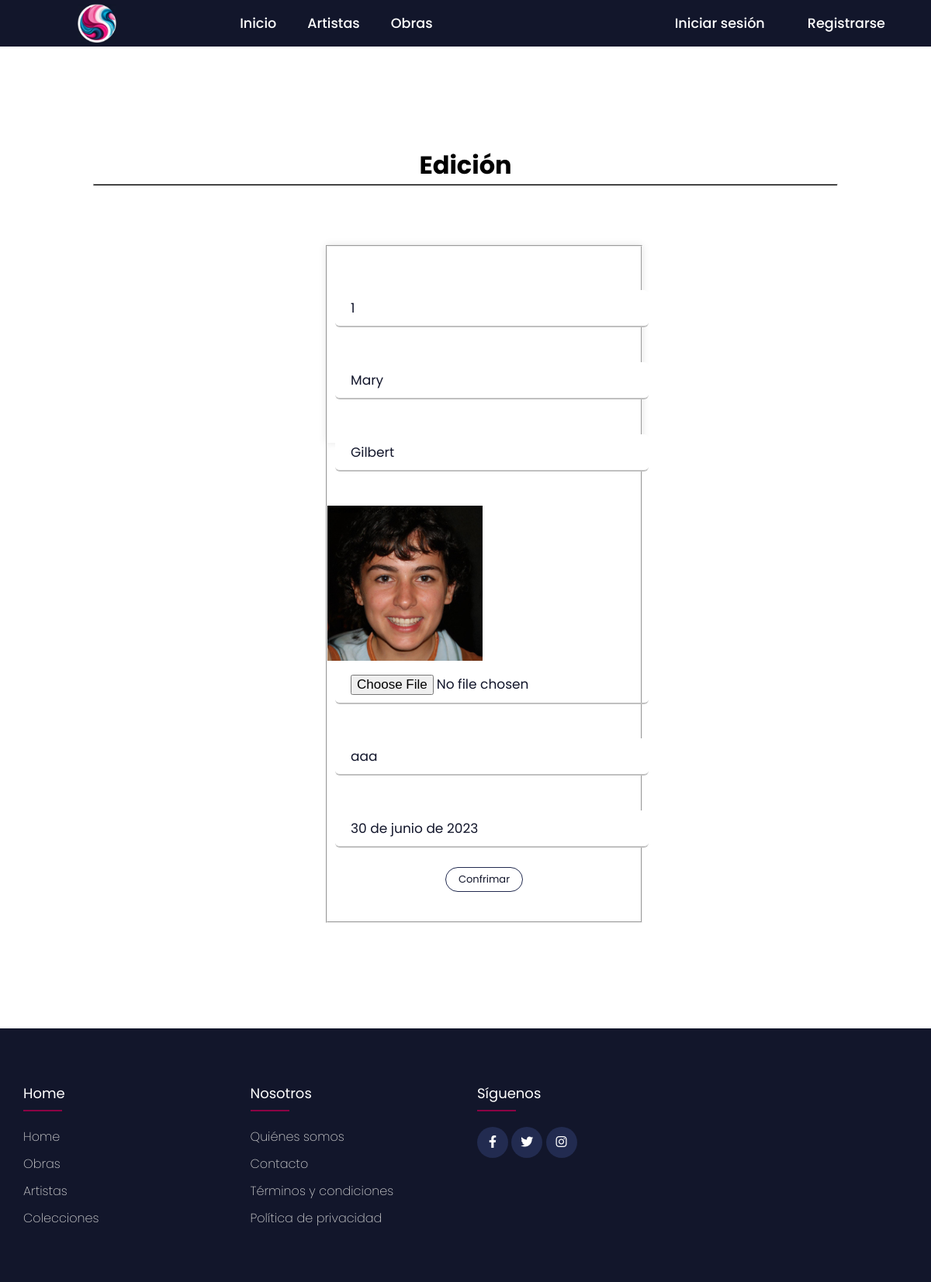
/editarArtista/1 (signed in), run on the app's committed database.
### GroundZero/models.py (models this page shows, shortened)
class Artista(models.Model):
    idAr        = models.CharField(primary_key=True, max_length=6, null=False, verbose_name='idAr')
    nombreAr    = models.CharField(max_length=50, null=False, blank=False, verbose_name='nombreAr')
    apellidoAr  = models.CharField(max_length=50, null=True, blank=True, verbose_name='apellidoAr')
    fotoAr      = models.ImageField(upload_to='img/', null=False, blank=False, verbose_name='fotoAr')
    descAr      = models.CharField(max_length=250, null=False, blank=False, verbose_name='descAr')
    fechaIngr   = models.DateField(blank=False, null=False, verbose_name='fechaIgr')
    class Meta:
        ordering = ['nombreAr']

### GroundZero/views.py (the view)
# urls.py: path('editarArtista/<idAr>', views.editarArtista, name='editarArtista'),
@login_required
def editarArtista(request, idAr):
    artistas = Artista.objects.get(idAr=idAr)
    Datos = ArtistaForm(request.POST or None, request.FILES or None, instance=artistas)
    if Datos.is_valid() and request.POST:
        Datos.save()
        return redirect('gestArtista')
    return render(request, "GroundZero/gestion/editarArtista.html", {"Datos":Datos})

### GroundZero/forms.py
class ArtistaForm(forms.ModelForm):
    class Meta:
        model = Artista
        fields = ['idAr', 'nombreAr', 'apellidoAr', 'fotoAr',
                  'descAr', 'fechaIngr']

### GroundZero/templates/GroundZero/gestion/editarArtista.html (shortened to what this page needs)
{% extends "../base.html" %}
{% block body %}
<body class="InputGZ" style="margin-top: 2cm; display: block;">
    <div class="TitutloEdicion"
        style="margin-top: 5cm;
        margin-bottom: 1.5cm;
        margin-left: 10%;
        margin-right: 10%;
        /* max-width: 1000px;  */
        width: 80%;
        justify-content: center;
        text-align: center;
        box-sizing: border-box;
        display: block;
        position: relative;
        flex-wrap: wrap;">
        <h1 style="color: black;">Edición <hr style="height:3px; background: black;"></h1>
    </div>
    <div class="wrapperGZ" style="margin-left: 35%; margin-right: 35%; margin-top: 2cm; margin-bottom: 20cm; width: 34%;">
        <div class="input-dataGZ" style="margin-bottom: -5cm;">
            {% include 'GroundZero/gestion/form.html' %}
        </div>
    </div>
</body>
{% endblock %}

### GroundZero/templates/GroundZero/gestion/form.html (shortened to what this page needs)
<form enctype="multipart/form-data" method="post">
    <fieldset>
        {% for dato in Datos %}
        <div class="tableGZ">
            {% if dato.field.widget.input_type == 'file' and dato.value %}
            <td><img src="/media/{{dato.value}}" alt="" width="200px"></td>
            {% endif %}
            <input class="input-dataGZ"
            type="{{dato.field.widget.input_type}}"
            id=""
            name="{{dato.name}}"
            placeholder="{{dato.name}}"
            value="{{dato.value | default:''}}"
            required style="margin-bottom: -10cm">
        </div>
        {% endfor %}
        <div style="text-align: center;">
            <button class="btnAddGZ" type="submit"
            style="margin-top: .5cm;
            /* display: block; */
            justify-content: center;
            flex-wrap: wrap;
            text-align: center;
            text-decoration: none;
            display: inline-block;
            padding: 5px;
            margin-top: 1cm;
            margin-bottom: 1cm;
            font-size: small;
            color:var(--bg-color);
            background-color: var(--text-color);
            width: 100px;
            border-radius: 20px;
            border: 1px solid var(--ho-color);
            transition: all 400ms ease;">Confrimar</button>
        </div>
    </fieldset>
</form>

### GroundZero/static/css/styles.css (style rules this page uses)
* { padding: 0; margin: 0; box-sizing: border-box; font-family: 'Poppins', sans-serif; text-decoration: none; list-style: none; }
:root { --bg-color: #12162B; --text-color: #fff; --main-color: #171d36; --ho-color: #222b50; }
.bodyGZ { min-height: 100vh; background-color: white; color: var(--text-color); }
html { box-sizing: border-box; }
*,*::after, *::before { box-sizing: inherit; }

### GroundZero/static/css/stylesG.css (style rules this page uses)
* { margin: 0; padding: 0; box-sizing: border-box; }
body { font-family: 'Poppins', sans-serif; overflow: auto; }
.tableGZ { width: 100%; margin-top: 1.5cm; }
button { outline: none; border: none; border-radius: 6px; cursor: pointer; padding: 10px; color: #ffffff; }
input { padding: 10px 20px; margin: 0 10px; outline: none; border: 1px solid #222b50; border-radius: 6px; color: #12162B; }
::placeholder { color: #12162bce; }
.wrapperGZ { width: 450px; background: #fff; padding: 0px; padding-bottom: 255px; box-shadow: 0px 0px 10px rgba(0,0,0,0.1); }
.wrapperGZ .input-dataGZ { height: 40px; width: 100%; position: relative; margin-bottom: .5cm; }
.wrapperGZ .input-dataGZ input { height: 100%; width: 100%; border: none; font-size: 17px; border-bottom: 2px solid silver; }
.input-dataGZ { padding-left: -10px; }
.btnAddGZ { display: block; justify-content: center; flex-wrap: wrap; text-align: center; text-decoration: none; display: inline-block; padding: 5px; margin-top: 10px; font-size: small; color:var(--bg-color); background-color: var(--text-color); width: 100px; border-radius: 20px; border: 1px solid var(--ho-color); transition: all 400ms ease; }

### data on the page
Artista: nombreAr "Mary" "Gilbert" "aaa" "30 de junio de 2023", value (picture)
